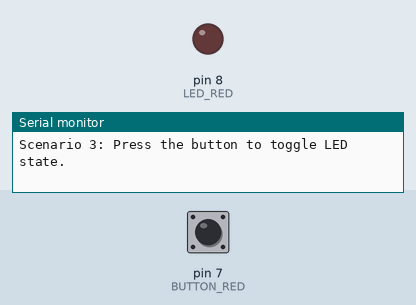
This sketch was run on a simulated Arduino Uno, built with avr-gcc and run on an emulated ATmega328P. Parts: output pins drawn as LEDs (lit = HIGH), the last lines printed to the serial monitor. The inputs (shaded band) are chosen by the test bench; at power-on: pin 7 (BUTTON_RED) LOW.

Above: at 1.2 s.
1.3 s: pin 7 (BUTTON_RED) pulled HIGH for 0.15 s
At 1.6 s:
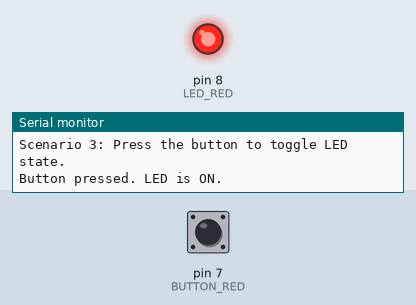
2.9 s: pin 7 (BUTTON_RED) pulled HIGH for 1 s
At 4.0 s:
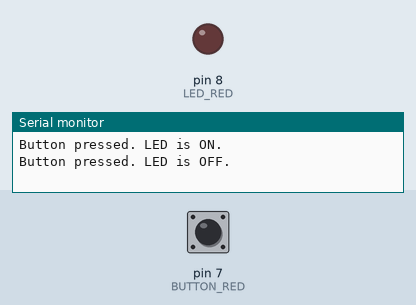
5.4 s: pin 7 (BUTTON_RED) pulled HIGH for 3.2 s
At 5.9 s:
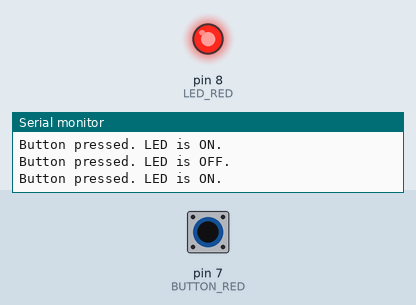
Timing chart, 0 to 8.4 s (numbered marks = the images above; inputs shaded):
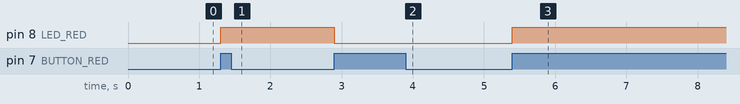

Measured:
- after the input at 1.3 s, pin 8 (LED_RED): LOW → HIGH at once
- after the input at 2.9 s, pin 8 (LED_RED): HIGH → LOW at once
- after the input at 5.4 s, pin 8 (LED_RED): LOW → HIGH at once

The sketch:

challenge_2_s3.ino
```cpp
//Challenge #2 - Digital Read Switch
// Scenario 3: Press the button to turn ON the LED and press it again to turn OFF the LED (toggle)

#define LED_RED 8
#define BUTTON_RED 7

bool ledState = LOW;           // Current state of the LED (ON/OFF)
bool lastButtonState = LOW;    // Previous state of the button

void setup() {
  Serial.begin(9600); // Initialize Serial Monitor
  pinMode(LED_RED, OUTPUT);  // Set LED as an output
  pinMode(BUTTON_RED, INPUT); // Set button as an input
  digitalWrite(LED_RED, LOW); // Ensure LED is OFF at startup
  Serial.println("Scenario 3: Press the button to toggle LED state.");
}

void loop() {
  int buttonState = digitalRead(BUTTON_RED); // Read the button state

  if (buttonState == HIGH && lastButtonState == LOW) {
    // Button press detected (transition from LOW to HIGH)
    ledState = !ledState;             // Toggle the LED state
    digitalWrite(LED_RED, ledState);  // Update the LED based on the new state

    if (ledState) {
      Serial.println("Button pressed. LED is ON.");
    } else {
      Serial.println("Button pressed. LED is OFF.");
    }
    delay(100); // Debounce delay to avoid multiple toggles
  }

  lastButtonState = buttonState; // Update the last button state
}
```
